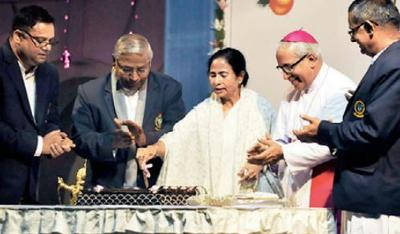
%> input picture 6th_sem/MATLAB/20th-Feb-2018/image3.jpg, 400 x 234 px
$ octave split.m   (GNU Octave 9; MATLAB toolbox functions it lacks are replaced by stand-ins)
%> lines starting %> are read from the running program, lines starting %| are printed output that depends on the picture
%image_proc_2.m : Write a program to split 1 image to 2 images. Split along
%y-axis

clc;
clear all;
close all;
file1=input('\nEnter Input Image file name = ','s');
%> the answer given: ../../../../MATLAB/20th-Feb-2018/image3.jpg
file2=input('Enter Output Image File-1 name = ','s');
%> the answer given: out.png
file3=input('Enter Output Image File-2 name = ','s');
%> the answer given: out.png
x=imread(file1);
%> x is the input picture: size 234x400x3 uint8; mean R, G, B 131.7, 124.1, 122.7
[r,c,d]=size(x);
%> r = 234; c = 400; d = 3
c1=fix(c/2);
%> c1 = 200
y1(1:r,1:c1,1:d)=x(1:r,1:c1,1:d); %copying 50% pixels y-axis wise
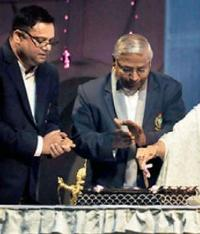
%> y1: size 234x200x3 uint8; mean R, G, B 95.9, 92.5, 96.4
y2(1:r,1:c-c1,1:d)=x(1:r,c1+1:c,1:d); %copying rest 50% pixels y-axis wise
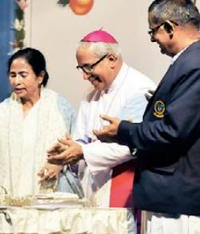
%> y2: size 234x200x3 uint8; mean R, G, B 167.5, 155.7, 149.1
imwrite(y1,file2);
imwrite(y2,file3);
imshow(y1);
%end
